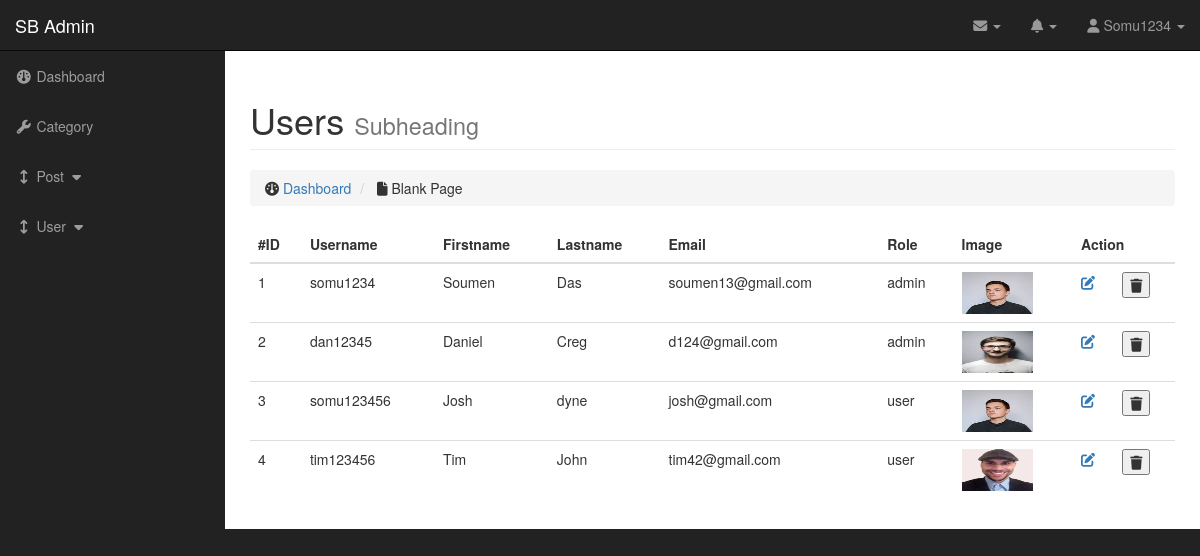
The app's page /admin/users.php (signed in) with its own data.
### tables this page shows
CREATE TABLE `tbl_users` (
  `user_id` int(11) NOT NULL,
  `username` varchar(100) NOT NULL,
  `password` varchar(100) NOT NULL,
  `user_firstname` varchar(100) NOT NULL,
  `user_lastname` varchar(100) NOT NULL,
  `user_email` varchar(100) NOT NULL,
  `user_role` varchar(100) NOT NULL,
  `user_image` varchar(100) NOT NULL,
  `status` varchar(255) NOT NULL DEFAULT '1',
  `created_at` datetime NOT NULL DEFAULT current_timestamp() ON UPDATE current_timestamp(),
  `updateed_at` datetime NOT NULL DEFAULT current_timestamp() ON UPDATE current_timestamp(),
  `deleted_at` datetime DEFAULT NULL
);

### database.php (called while the page is built, shortened)
<?php
class database{
    private $hostname = DB_HOSTNAME;
    private $dbName = DB_NAME;
    private $username = DB_USERNAME;
    private $password = DB_USERPWD;
    public function __construct(){
    try{
        if($this->conn = new mysqli($this->hostname,$this->username,$this->password,$this->dbName)){
            return $this->conn;
        }else{
            throw new Exception('Unable to connect');
        }
    }catch(Exception $e){
            echo $e->getMessage();
        }
    }
}
?>

### maincontroller.php (called while the page is built, shortened)
<?php
require_once "../database.php";
class maincontroller extends database{
    public function fetchAllData($table_name){
        $sql = "SELECT * FROM $table_name WHERE `deleted_at` IS NULL";
        $res = $this->conn->query($sql);
        if($res->num_rows > 0){
            return $res;
        }else{
            return false;
        }
    }
    function loggedinUsername(){
        if(isset($_SESSION['name'])){
            return $_SESSION['name'];
        }
        return false;
    }
    function isAdmin($tablename,$username){
        $sql = "SELECT `user_role` FROM $tablename WHERE `username` = '$username'";
        $res = $this->conn->query($sql);
        if(mysqli_num_rows($res) > 0){
            foreach($res as $val){
                $role = implode(",",$val);
            }
            if($role == 'user'){
                return false;
            }elseif($role == 'admin'){
                return true;
            }
        }
    }
}
?>

### admin/users.php (the view, shortened to what this page needs)
<?php
include "../maincontroller.php";
$obj = new maincontroller();
$username = $obj->loggedinUsername();
$res1 = $obj->isAdmin('tbl_users',$username);
if(!$res1){
    $result = $obj->fetchLoggedInUser('tbl_users',$username);
}else{
    $result = $obj->fetchAllData('tbl_users');
}
?>
<!DOCTYPE html>
<html lang="en">
<head>
</head>
<body>
    <?php include "include/header.php"; ?>
    <div id="wrapper">
        <div id="page-wrapper">
            <div class="container-fluid">
                <div class="row">
                    <div class="col-lg-12">
                        <h1 class="page-header">
                            Users
                            <small>Subheading</small>
                        </h1>
                        <ol class="breadcrumb">
                            <li>
                                <i class="fa fa-dashboard"></i>  <a href="dashboard.php">Dashboard</a>
                            </li>
                            <li class="">
                                <i class="fa fa-file"></i> Blank Page
                            </li>
                        </ol>
                    </div>
                </div>
                <div class="row">
                <div class="col-lg-12">
                    <div class="table-responsive">
                        <table class="table table-hover">
                            <thead>
                                <tr>
                                    <th>#ID</th>
                                    <th>Username</th>
                                    <th>Firstname</th>
                                    <th>Lastname</th>
                                    <th>Email</th>
                                    <th>Role</th>
                                    <th>Image</th>
                                    <th colspan="2">Action</th>
                                </tr>
                            </thead>
                            <tbody>
                                <?php
                                foreach ($result as $row){
                                ?>
                                <tr>
                                    <td><?php echo $row['user_id'];?></td>
                                    <td><?php echo $row['username'];?></td>
                                    <td><?php echo $row['user_firstname'];?></td>
                                    <td><?php echo $row['user_lastname'];?></td>
                                    <td><?php echo $row['user_email'];?></td>
                                    <td><?php echo $row['user_role'];?></td>
                                    <td>
                                    <img src="./images/users/<?php echo $row['user_image'];?>" class="img-responsive" style="height:42px;width:71px;" alt="Image">
                                    </td>
                                    <td>
                                    <a href="userEdit.php?edit=<?php echo $row['user_id'];?>"><i class="fa fa-edit" aria-hidden="true"></i></a></td>
                                    <?php if($res1){?>
                                    <td>
                                    <form action="" method="post">
                                        <button type="submit" name="delete"><i class="fa fa-trash" aria-hidden="true"></i></button>
                                    </form>
                                    </td>
                                    <?php }?>
                                </tr>
                                <?php }?>
                            </tbody>
                        </table>
                    </div>
                </div>
            </div>
        </div>
    </div>
</body>
</html>

### admin/css/sb-admin.css (style rules this page uses)
body { margin-top: 100px; background-color: #222; }
@media (min-width:768px) { body { margin-top: 50px; } }
#wrapper { padding-left: 0; }
#page-wrapper { width: 100%; padding: 0; background-color: #fff; }
@media (min-width:768px) { #wrapper { padding-left: 225px; } }
@media (min-width:768px) { #page-wrapper { padding: 10px; } }

### records on screen
tbl_users: user_id "1", username "somu1234", user_firstname "Soumen", user_lastname "Das", user_email "soumen13@gmail.com", user_role "admin", user_image (picture)
tbl_users: user_id "2", username "dan12345", user_firstname "Daniel", user_lastname "Creg", user_email "d124@gmail.com", user_role "admin", user_image (picture)
tbl_users: user_id "3", username "somu123456", user_firstname "Josh", user_lastname "dyne", user_email "josh@gmail.com", user_role "user", user_image (picture)
tbl_users: user_id "4", username "tim123456", user_firstname "Tim", user_lastname "John", user_email "tim42@gmail.com", user_role "user", user_image (picture)

### other values on screen
$_SESSION['name'] "Somu1234"
